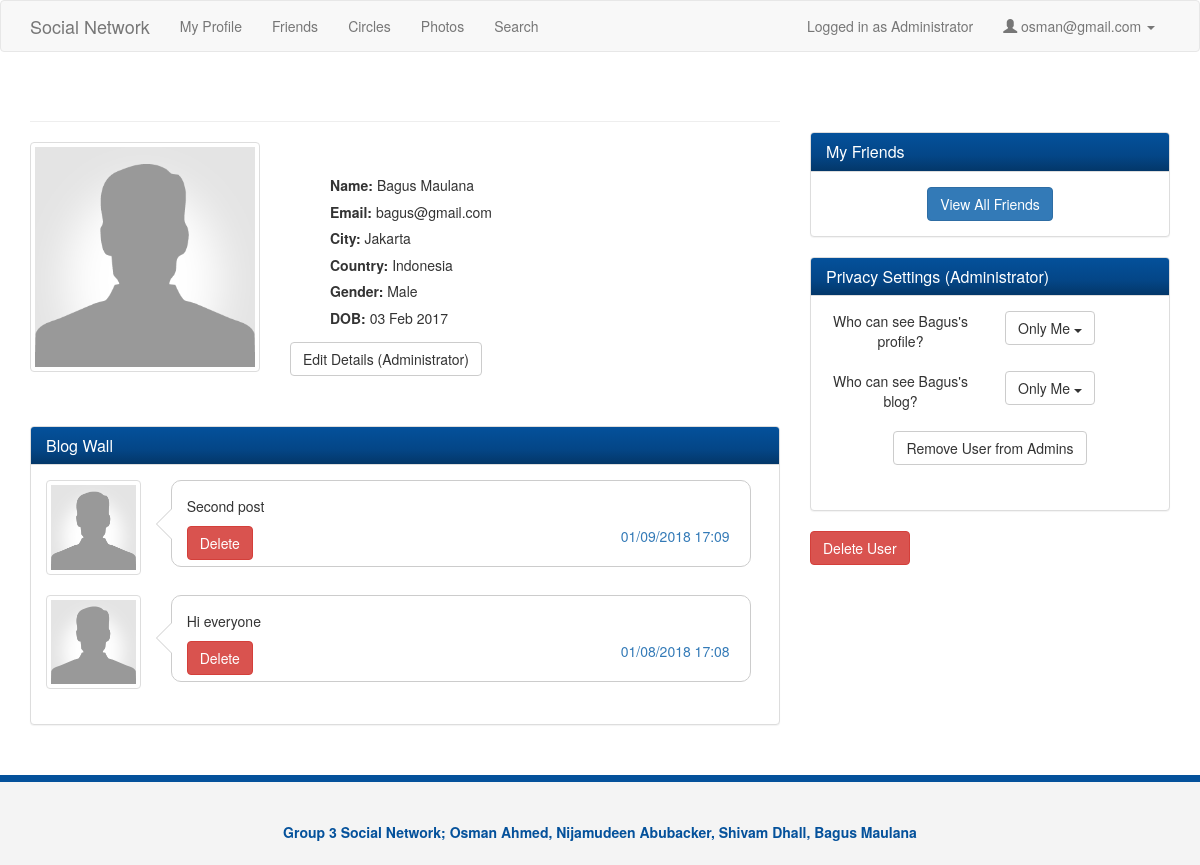
The app's page /view_profile.php?action=view&id=25 (signed in) with its own data.
### tables this page shows
CREATE TABLE IF NOT EXISTS `personalinfo` (
  `userID` int(11) NOT NULL,
  `firstName` varchar(240) NOT NULL,
  `surname` varchar(240) NOT NULL,
  `gender` varchar(240) NOT NULL,
  `birthday` date NOT NULL,
  `city` varchar(40) NOT NULL,
  `country` varchar(40) NOT NULL,
  UNIQUE KEY `userID_2` (`userID`),
  KEY `userID` (`userID`)
);

CREATE TABLE IF NOT EXISTS `users` (
  `userID` int(11) NOT NULL AUTO_INCREMENT,
  `email` varchar(240) NOT NULL,
  `password` varchar(240) NOT NULL,
  `securityQuestion` varchar(240) NOT NULL,
  `securityAnswer` varchar(240) NOT NULL,
  `isAdmin` boolean NOT NULL,
  PRIMARY KEY (`userID`),
  UNIQUE KEY `userID` (`userID`),
  KEY `userID_2` (`userID`),
  KEY `userID_3` (`userID`),
  KEY `userID_4` (`userID`)
);

CREATE TABLE IF NOT EXISTS `blogposts` (
  `postID` int(11) NOT NULL AUTO_INCREMENT,
  `userID` int(11) NOT NULL,
  `dateTime` varchar(240) NOT NULL,
  `blogPostBody` varchar(240) NOT NULL,
  PRIMARY KEY (`postID`),
  KEY `blogID` (`userID`),
  KEY `postID` (`postID`)
);

CREATE TABLE IF NOT EXISTS `securitysettings` (
  `userID` int(11) NOT NULL,
  `whoCanSeeBlog` tinyint(1) NOT NULL,
  `whoCanSeeProfile` tinyint(1) NOT NULL,
  `whoCanSendFriendRequests` tinyint(1) NOT NULL,
  `visibleName` tinyint(1) NOT NULL,
  `visiblePersonalInfo` tinyint(1) NOT NULL,
  UNIQUE KEY `userID` (`userID`)
);

### check_admin.php (called while the page is built)
<?php
    $currentUser = $_SESSION['user'];
    $query_admin = "SELECT isAdmin FROM users WHERE userID='$currentUser'";
    $res_admin = mysql_query($query_admin) or die(mysql_error());
    $row = mysql_fetch_array($res_admin, MYSQL_NUM);
    $isAdmin = $row[0];

### view_profile.php (the view, shortened to what this page needs)
<?php
    $email = $_SESSION['email'];
    $userId = $_SESSION['user'];
    require_once 'check_admin.php';
    $profileUserId = $_GET['id'];
    $res = mysql_query("SELECT * FROM securitysettings WHERE userID=".$profileUserId);
    $row = mysql_fetch_array($res) or die (mysql_error());
    $res = mysql_query("SELECT invitationAccepted FROM relationships WHERE (userID1=$userId AND userID2=$profileUserId) OR (userID1=$profileUserId AND userID2=$userId)");
    $isFriends = false;
    if(mysql_num_rows($res) > 0) {
        $friends_row = mysql_fetch_array($res) or die (mysql_error());
        if($friends_row['invitationAccepted']) {
            $isFriends = true;
        }
    }
    $profileFullName = "";
?>
<!DOCTYPE html>
<html lang="en">
  <head>
    <link href="css/bootstrap.css" rel="stylesheet">
    <link href="css/style.css" rel="stylesheet">
    <link href="css/font-awesome.css" rel="stylesheet">
  </head>
  <body>
    <nav class="navbar navbar-default">
      <div class="container">
        <div class="navbar-header">
        <a class="navbar-brand" href="#">Social Network</a>
        </div>
        <div id="navbar" class="collapse navbar-collapse">
          <ul class="nav navbar-nav">
            <li><a href="profile.php">My Profile</a></li>
            <li><a href="friends.php">Friends</a></li>
            <li><a href="circles.php">Circles</a></li>
            <li><a href="photos.php">Photos</a></li>
            <li><a href="search.php">Search</a></li>
          </ul>
            <ul class="nav navbar-nav navbar-right">
                <?php
                if($isAdmin) {
                    echo "<li><p class=\"navbar-text\">Logged in as Administrator </p></li>";
                }
                ?>
                <li class="dropdown">
                  <a href="#" class="dropdown-toggle" data-toggle="dropdown" role="button" aria-haspopup="true" aria-expanded="false">
                  <span class="glyphicon glyphicon-user"></span>&nbsp;<?php echo $email; ?>&nbsp;<span class="caret"></span></a>
                </li>
            </ul>
        </div>
      </div>
    </nav>
    <section>
      <div class="container">
        <div class="row">
          <div class="col-md-8">
            <div class="profile">
                <?php
                $canSeeProfile = $row['whoCanSeeProfile'] == 0 || ($row['whoCanSeeProfile'] == 1 && $isFriends || $isAdmin);
                if($canSeeProfile) {
                    $query = "SELECT personalinfo.*, users.email FROM personalinfo, users WHERE personalinfo.userID='$profileUserId' AND users.userID = '$profileUserId'";
                    $profileFullName = $userRow['firstName'] . " " . $userRow['surname'];
                    $res = mysql_query($query) or die(mysql_error());
                    $userRow = mysql_fetch_array($res);
                ?>
                    <h1 class="page-header"><?php echo $profileFullName ?></h1>
                    <div class="row">
                        <div class="col-md-4">
                            <img src="img/user.png" class="img-thumbnail" alt="">
                        </div>
                        <div class="col-md-8">
                        <div id="profile_static">
                            <ul>
                                <li>
                                    <strong>Name: </strong><?php echo $userRow['firstName'] . " " . $userRow['surname']; ?>
                                </li>
                                <li><strong>Email: </strong><?php echo $userRow['email']; ?></li>
                                <li><strong>City: </strong><?php echo $userRow['city']; ?></li>
                                <li><strong>Country: </strong><?php echo $userRow['country']; ?></li>
                                <li><strong>Gender: </strong><?php echo $userRow['gender']; ?></li>
                                <li><strong>DOB: </strong><?php
                                    $myDateTime = DateTime::createFromFormat('Y-m-d', $userRow['birthday']);
                                    echo $myDateTime->format('d M Y'); ?></li>
                            </ul>
                        </div>
                        <?php if($isAdmin) { ?>
                        <button id="edit" type="submit" name="edit" class="btn btn-default" style="margin-bottom: 10px;">
                            Edit Details (Administrator)</button>
                        <?php } ?>
                        </div>
                    </div>
              <?php } ?>
                    </div><br><br>
            <div class="row">
                <div class="col-md-12">
                  <div class="panel panel-default">
                    <div class="panel-heading">
                      <h3 class="panel-title">Blog Wall</h3>
                    </div>
                    <div class="panel-body">
                    <?php
                    $canSeeBlog = $row['whoCanSeeBlog'] == 0 || ($row['whoCanSeeBlog'] == 1 && $isFriends) || $isAdmin;
                    if($canSeeBlog){
                        $query = "SELECT blogPostBody, dateTime, postID FROM blogPosts WHERE userID =".$profileUserId." ORDER BY dateTime DESC";
                        $sql = mysql_query($query);
                        while ($row = mysql_fetch_array($sql, MYSQL_NUM)) {
                            $postBody = $row[0];
                            $timeSent = $row[1];
                            $postId = $row[2];
                            $myDateTime = DateTime::createFromFormat('Y-m-d H:m:s', $timeSent);
                            $timeSent = $myDateTime->format('d/m/Y H:m');
                    ?>
                         <div class="row">
                           <div class="col-sm-2">
                             <a href="view_profile.php?action=view&id=<?php echo $profileUserId?>" class="post-avatar thumbnail"><img src="img/user.png" alt=""><div class="text-center"><?php echo $profileFullName ?></div></a>
                           </div>
                           <div class="col-sm-10">
                             <div class="bubble">
                               <div class="pointer">
                                 <p><?php echo $postBody ?></p>
                               </div>
                               <?php if($isAdmin) { ?>
                                  <a href="functions.php?action=view&request=delete_post&id=<?php echo $profileUserId?>&postId=<?php echo $postId?>">
                                      <button style="float:left" type="submit" name="deletePost" class="btn btn-danger">Delete</button>
                                  </a>
                               <?php }?>
                               <p class="post-actions" style="text-align:right"><a href="#"><?php echo $timeSent ?></a></p>
                             </div>
                           </div>
                         </div>
                    <?php
                        }
                    }else {
                    ?>
                              <strong>You don't have the necessary privileges to view the blog</strong>
                    <?php
                    }
                    ?>
                    </div>
                  </div>
                </div>
              </div>
          </div>
          <div class="col-md-4">
              <br><br><br>
            <div class="panel panel-default friends">
              <div class="panel-heading">
                <h3 class="panel-title">My Friends</h3>
              </div>
              <div class="panel-body">
                <div style="text-align:center">
                  <a  class="btn btn-primary" href="friends.php">View All Friends</a>
                </div>
              </div>
            </div>
            <?php if($isAdmin) { ?>
              <div class="panel panel-default friends">
                  <div class="panel-heading">
                      <h3 class="panel-title">Privacy Settings (Administrator)</h3>
                  </div>
                  <?php
                  $res = mysql_query("SELECT firstName FROM personalinfo WHERE userID='$profileUserId'") or die(mysql_error());
                  $userRow = mysql_fetch_array($res);
                  $res = mysql_query("SELECT * FROM securitysettings WHERE userID='$profileUserId'");
                  $adminRow = mysql_fetch_array($res);
                  $whoCanSeeBlogValue = $adminRow['whoCanSeeBlog'];
                  $whoCanSeeProfileValue = $adminRow['whoCanSeeProfile'];
                  $whoCanSeeOptions = array("Everyone", "Friends", "Only Me");
                  $whoCanSeeBlogText = $whoCanSeeOptions[$whoCanSeeBlogValue];
                  $whoCanSeeProfileText = $whoCanSeeOptions[$whoCanSeeProfileValue];
                  $res = mysql_query("SELECT isAdmin FROM users WHERE userID='$profileUserId'") or die(mysql_error());
                  $row = mysql_fetch_array($res, MYSQL_NUM);
                  $isUserAdmin = $row[0];
                  ?>
                  <div class="panel-body">
                      <div style="text-align:center">
                          <div class="row member-row">
                              <div class="col-md-6">
                                  <div>Who can see <?php echo $userRow['firstName'] ?>'s profile?</div>
                              </div>
                              <div class="col-md-3">
                                  <div class="dropdown">
                                      <button class="btn btn-default dropdown-toggle" style="display:inline-block;" type="button" data-toggle="dropdown"><?php echo $whoCanSeeProfileText; ?>
                                          <span class="caret"></span></button>
                                  </div>
                              </div>
                          </div>
                          <br>
                          <div class="row member-row">
                              <div class="col-md-6">
                                  <div>Who can see <?php echo $userRow['firstName'] ?>'s blog?</div>
                              </div>
                              <div class="col-md-3">
                                  <div class="dropdown">
                                      <button class="btn btn-default dropdown-toggle" style="display:inline-block;" type="button" data-toggle="dropdown"><?php echo $whoCanSeeBlogText; ?>
                                          <span class="caret"></span></button>
                                  </div>
                              </div>
                          </div>
                          <br>
                          <div class="row member-row">
                              <?php if($isUserAdmin) { ?>
                                  <a href="functions.php?action=view&request=remove_admin&id=<?php echo $profileUserId?>">
                                      <button type="submit" name="removeAdmin" class="btn btn-default">Remove User from Admins</button>
                                  </a>
                              <?php } else { ?>
                                  <a href="functions.php?action=view&request=make_admin&id=<?php echo $profileUserId?>">
                                      <button type="submit" name="makeAdmin" class="btn btn-default">Make User Admin</button>
                                  </a>
                              <?php } ?>
                          </div>
                      </div>
                  </div>
                  <div class="panel-body">
                  </div>
              </div>
            <?php } ?>
            <?php if($isAdmin) { ?>
                 <form method="post" action="functions.php" onsubmit="return confirm_delete()">
                    <button type="submit" class="btn btn-danger">Delete User</button>
                </form>
            <?php }?>
          </div>
        </div>
      </div>
    </section>
    <footer>
      <div class="container">
        <p>Group 3 Social Network; Osman Ahmed, Nijamudeen Abubacker, Shivam Dhall, Bagus Maulana</p>
      </div>
    </footer>
  </body>
</html>

### css/style.css (style rules this page uses)
.panel-heading { background-image: linear-gradient(#04519b, #044687 60%, #033769); color: #fff !important; }
.bubble { position: relative; width: 580px; min-height: 65px; padding: 15px; background: #fff; border-radius: 10px; border: 1px solid #ccc; }
.bubble:after { content:''; position: absolute; border-style: solid; border-width: 15px 15px 15px 0; border-color: transparent #fff; display: block; width: 0; z-index: 1; margin-top: -15px; left:-15px; top: 50%; }
.bubble:before { content:''; position: absolute; border-style: solid; border-width: 15px 15px 15px 0; border-color: transparent #ccc; display: block; width: 0; z-index: 0; margin-top: -15px; left:-16px; top: 50%; }
.post-actions { margin:5px; }
.profile ul { margin-top: 30px; }
.profile li { list-style: none; line-height: 1.9em; }
footer { background: #f4f4f4; height: 90px; color: #04519b; font-weight: bold; text-align: center; padding-top: 40px; margin-top: 30px; border-top: 7px solid #04519b; }

### records on screen
personalinfo: firstName "Bagus", surname "Maulana", userID.email "bagus@gmail.com", city "Jakarta", country "Indonesia", gender "Male", birthday "03 Feb 2017"
blogposts: blogPostBody "Second post", dateTime "01/09/2018 17:09"
blogposts: blogPostBody "Hi everyone", dateTime "01/08/2018 17:08"
securitysettings: whoCanSeeProfile "Only Me", whoCanSeeBlog "Only Me"

### other values on screen
$email "osman@gmail.com"
